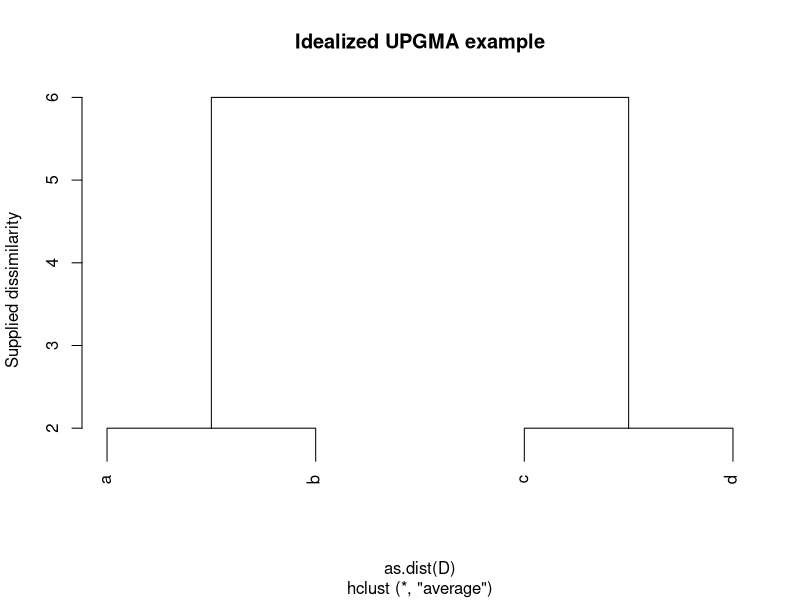

This figure's R source:
## ---- chunk 1
D <- matrix(c(0,2,6,6,2,0,6,6,6,6,0,2,6,6,2,0),4,4,byrow=TRUE,
 dimnames=list(c("a","b","c","d"),c("a","b","c","d")))
stopifnot(isSymmetric(D),all(diag(D)==0),all(D>=0))
sums <- c(ab_cd=D[1,2]+D[3,4],ac_bd=D[1,3]+D[2,4],ad_bc=D[1,4]+D[2,3])
sums
stopifnot(sums[2]==sums[3],sums[1]<sums[2])
## ---- chunk 2
fit <- hclust(as.dist(D),method="average")
plot(fit,ylab="Supplied dissimilarity",main="Idealized UPGMA example")
reconstructed <- as.matrix(cophenetic(fit))
stopifnot(max(abs(reconstructed-D))<1e-12)
fit$height
## ---- chunk 3
changed <- D; changed[1,3] <- changed[3,1] <- 8
other <- hclust(as.dist(changed),method="average")
c(max_cophenetic_discrepancy=max(abs(as.matrix(cophenetic(other))-changed)))
## ---- chunk 4
triple <- c(A_B=2,A_C=6,B_C=6)
perturbed <- c(A_B=2,A_C=6,B_C=8)
clock_gap <- function(v) diff(sort(v)[2:3])
c(ideal_largest_gap=clock_gap(triple),
 perturbed_largest_gap=clock_gap(perturbed))
